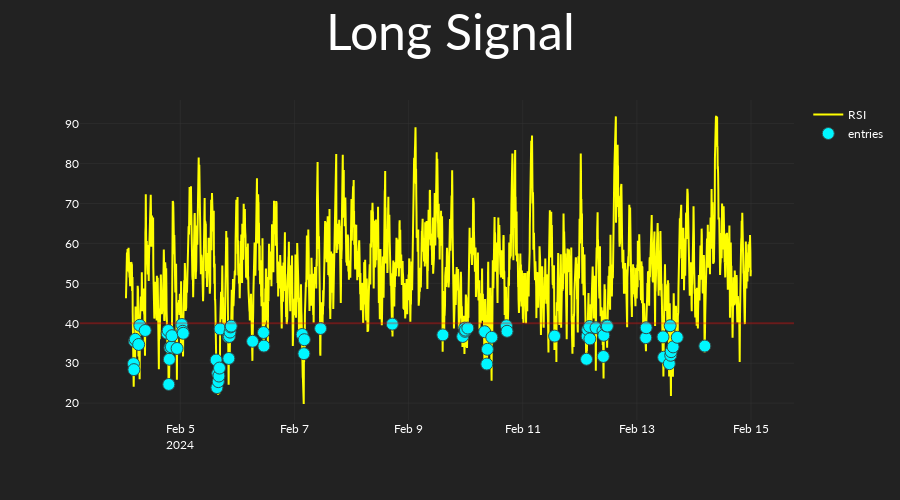
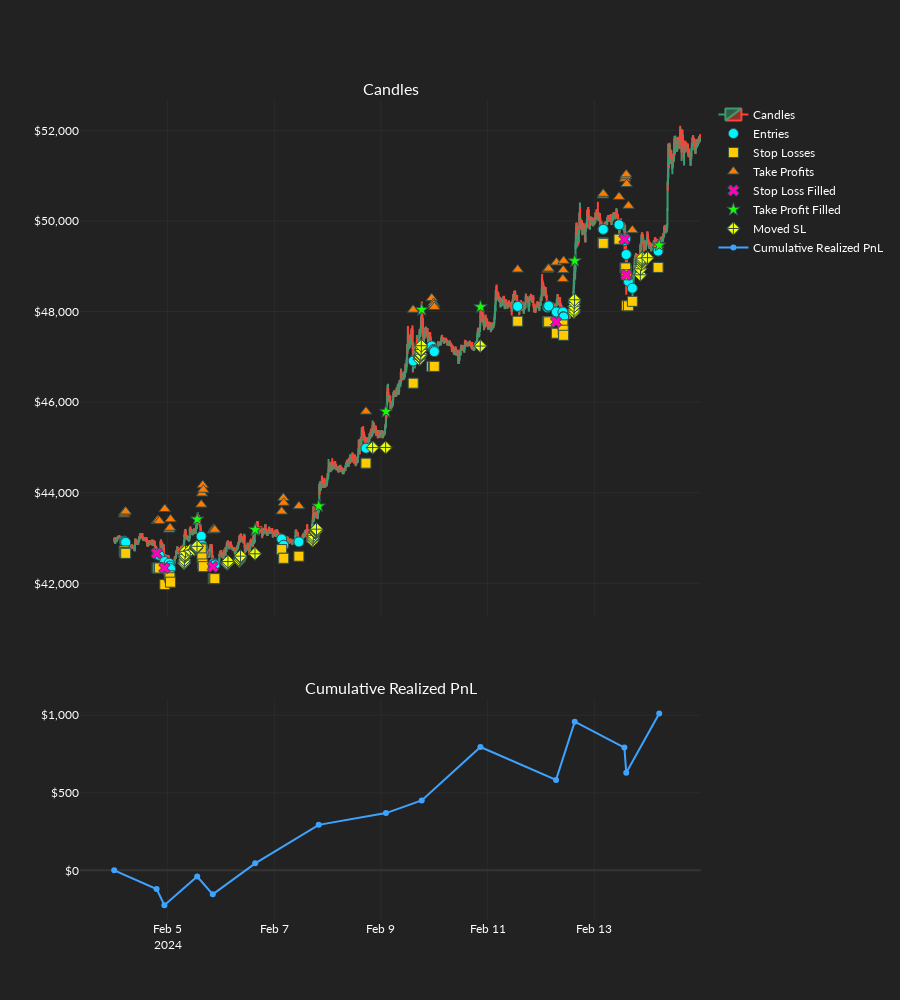

The notebook cell these images were saved under, in order:
### Code cell
order_records_df = or_backtest(
    backtest_settings=backtest_settings,
    candles=candles,
    dos_arrays=dos_arrays,
    exchange_settings=exchange_settings,
    static_os=static_os,
    strategy=long_strat,
    ind_set_index=2,
    dos_index=4,
    plot_results=True,
    logger_bool=False,
)
